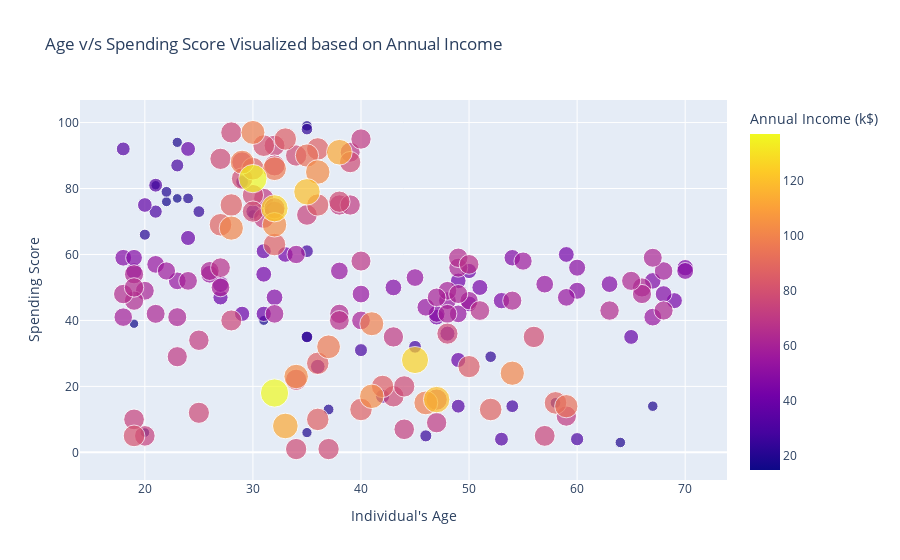

Write notebook code for a chart like this one.
### Code cell
px.scatter(
    df,
    x="Age",
    y="Spending Score (1-100)",
    size="Annual Income (k$)",
    color="Annual Income (k$)",
    title="Age v/s Spending Score Visualized based on Annual Income",
    labels={"Age": "Individual's Age", "Spending Score (1-100)": "Spending Score"},
).show()

### Figure 1 — Plotly figure (JSON) as saved in the notebook; plotly's stock layout.template omitted (floating-point values rounded to 4 significant figures; data arrays with more than 128 entries replaced by an {"elided": "..."} marker saying what was removed)
{"data": [{"hovertemplate": "Individual's Age=%{x}<br>Spending Score=%{y}<br>Annual Income (k$)=%{marker.color}<extra></extra>", "legendgroup": "", "marker": {"color": {"elided": "200 int values"}, "coloraxis": "coloraxis", "size": {"elided": "200 int values"}, "sizemode": "area", "sizeref": 0.3425, "symbol": "circle"}, "mode": "markers", "name": "", "orientation": "v", "showlegend": false, "type": "scatter", "x": {"elided": "200 int values"}, "xaxis": "x", "y": {"elided": "200 int values"}, "yaxis": "y"}], "layout": {"coloraxis": {"colorbar": {"title": {"text": "Annual Income (k$)"}}, "colorscale": [[0, "#0d0887"], [0.1111, "#46039f"], [0.2222, "#7201a8"], [0.3333, "#9c179e"], [0.4444, "#bd3786"], [0.5556, "#d8576b"], [0.6667, "#ed7953"], [0.7778, "#fb9f3a"], [0.8889, "#fdca26"], [1, "#f0f921"]]}, "legend": {"itemsizing": "constant", "tracegroupgap": 0}, "title": {"text": "Age v/s Spending Score Visualized based on Annual Income"}, "xaxis": {"anchor": "y", "domain": [0, 1], "title": {"text": "Individual's Age"}}, "yaxis": {"anchor": "x", "domain": [0, 1], "title": {"text": "Spending Score"}}}}
